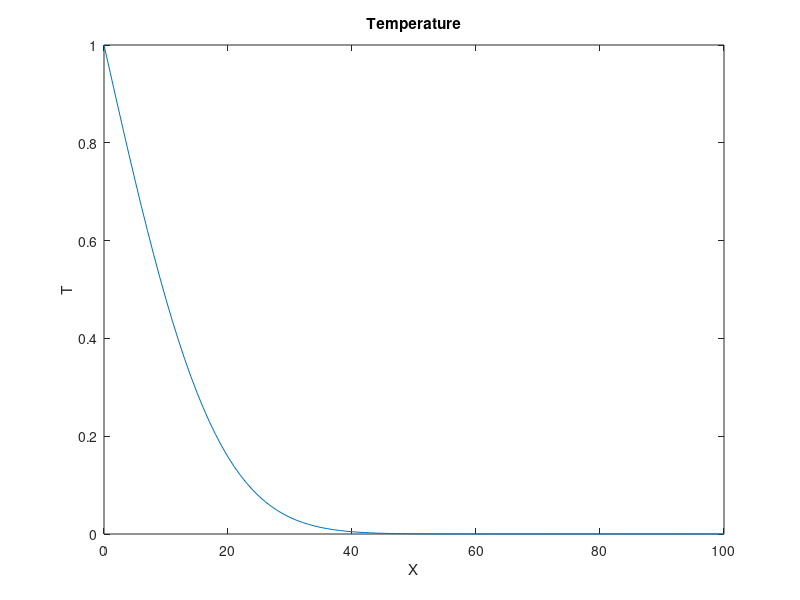
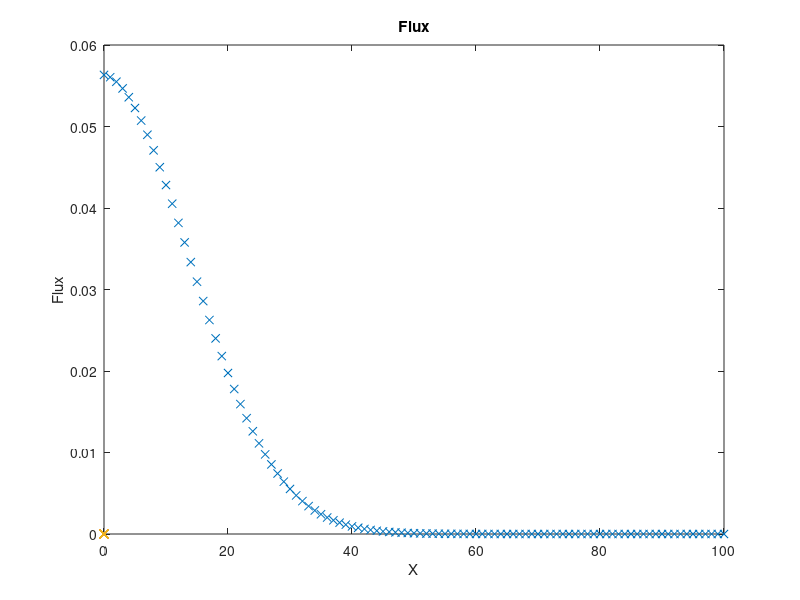

The MATLAB source for these figures, in order:
clear
m=101;
dx=1.;
dx2=dx*dx;
dt=0.5;
alpha=0.50;
Twall=1.0;
T=zeros(m);To=zeros(m);
x=zeros(m);fluxq=zeros(m);
x(1)=0.0;
T(1)=Twall; To(1)=Twall;

for i=1:m-1
  x(i+1)=x(i)+dx;
end

nstep=400;

for kk=1:nstep
  for i=2:m-1
    T(i)=To(i)+dt*alpha*(To(i+1)-2.*To(i)+To(i-1))/dx2;
  end
				%update
  for k=2:m-1
    To(k)=T(k);
  end
  To(m)=T(m-1);
end

				%Flux:

for k=1:m-1
  fluxq(k)=(To(k)-To(k+1)/dx);
end

fluxq(m)=fluxq(m-1);

figure(1)
plot(x,To)
title('Temperature')
xlabel('X')
ylabel('T')
figure(2)
plot(x,fluxq,'x')
title('Flux')
xlabel('X')
ylabel('Flux')
